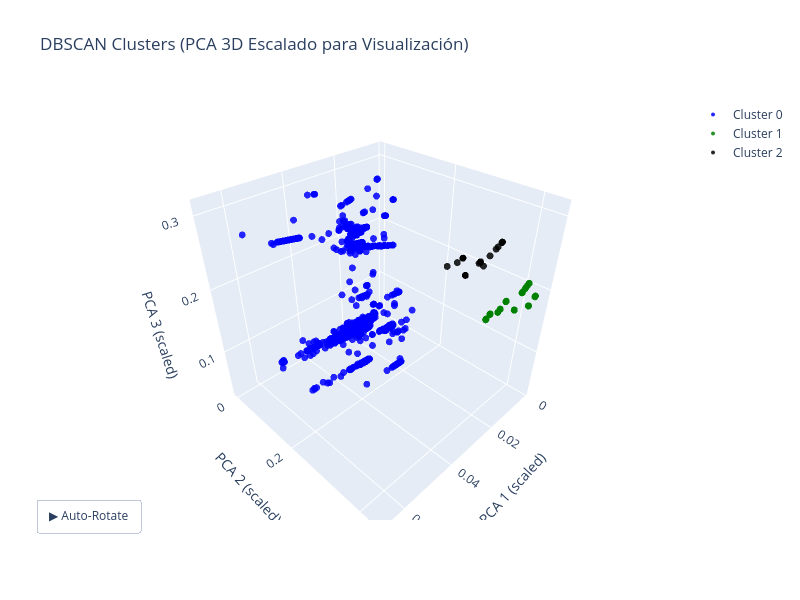

The notebook cell saved with this chart:
### Code cell
# ==========================
# 1.1) ESCALAR PCA SOLO PARA VISUALIZAR
# ==========================
scaler_vis = MinMaxScaler()
X_pca_vis = scaler_vis.fit_transform(X_pca)

# ==========================
# 2) Preparar clusters
# ==========================
clusters = df_reduced_noise['cluster'].values
unique_clusters = np.unique(clusters)

# ==========================
# 3) Crear figura interactiva
# ==========================
fig = go.Figure()
colors = ['red', 'blue', 'green', 'black', 'purple', 'brown',
          'pink', 'gray', 'cyan', 'magenta']

for i, cluster in enumerate(unique_clusters):
    if cluster == -1:
        continue
    cluster_mask = clusters == cluster
    label = f"Cluster {cluster}" if cluster != -1 else "Noise"

    fig.add_trace(go.Scatter3d(
        x=X_pca_vis[cluster_mask, 0],
        y=X_pca_vis[cluster_mask, 1],
        z=X_pca_vis[cluster_mask, 2],
        mode='markers',
        marker=dict(
            size=4,
            color=colors[i % len(colors)],
            opacity=0.85
        ),
        name=label
    ))

# ==========================
# 4) Layout
# ==========================
fig.update_layout(
    title="DBSCAN Clusters (PCA 3D Escalado para Visualización)",
    scene=dict(
        xaxis_title='PCA 1 (scaled)',
        yaxis_title='PCA 2 (scaled)',
        zaxis_title='PCA 3 (scaled)'
    ),
    width=800,
    height=600
)


def rotate_camera(angle):
    return dict(
        eye=dict(
            x=2*np.cos(angle),
            y=2*np.sin(angle),
            z=0.5
        )
    )

frames = []
angles = np.linspace(0, 2*np.pi, 120)  # 120 pasos para 360°

for angle in angles:
    frames.append(
        go.Frame(layout=dict(scene_camera=rotate_camera(angle)))
    )

fig.frames = frames

fig.update_layout(
    updatemenus=[
        dict(
            type="buttons",
            showactive=False,
            buttons=[
                dict(
                    label="▶ Auto-Rotate",
                    method="animate",
                    args=[
                        None,
                        dict(frame=dict(duration=50, redraw=True),
                             fromcurrent=True,
                             transition=dict(duration=0))
                    ]
                )
            ],
            x=0.1,
            y=0.05
        )
    ]
)
# ==========================
# 5) Mostrar figura
# ==========================
fig.show()

### Figure 1 — Plotly figure (JSON) as saved in the notebook; plotly's stock layout.template omitted (floating-point values rounded to 4 significant figures; data arrays with more than 128 entries replaced by an {"elided": "..."} marker saying what was removed)
{"data": [{"marker": {"color": "blue", "opacity": 0.85, "size": 4}, "mode": "markers", "name": "Cluster 0", "type": "scatter3d", "x": {"elided": "2358 float values"}, "y": {"elided": "2358 float values"}, "z": {"elided": "2358 float values"}}, {"marker": {"color": "green", "opacity": 0.85, "size": 4}, "mode": "markers", "name": "Cluster 1", "type": "scatter3d", "x": {"elided": "467 float values"}, "y": {"elided": "467 float values"}, "z": {"elided": "467 float values"}}, {"marker": {"color": "black", "opacity": 0.85, "size": 4}, "mode": "markers", "name": "Cluster 2", "type": "scatter3d", "x": {"elided": "156 float values"}, "y": {"elided": "156 float values"}, "z": {"elided": "156 float values"}}], "layout": {"height": 600, "scene": {"xaxis": {"title": {"text": "PCA 1 (scaled)"}}, "yaxis": {"title": {"text": "PCA 2 (scaled)"}}, "zaxis": {"title": {"text": "PCA 3 (scaled)"}}}, "title": {"text": "DBSCAN Clusters (PCA 3D Escalado para Visualización)"}, "updatemenus": [{"buttons": [{"args": [null, {"frame": {"duration": 50, "redraw": true}, "fromcurrent": true, "transition": {"duration": 0}}], "label": "▶ Auto-Rotate", "method": "animate"}], "showactive": false, "type": "buttons", "x": 0.1, "y": 0.05}], "width": 800}}
